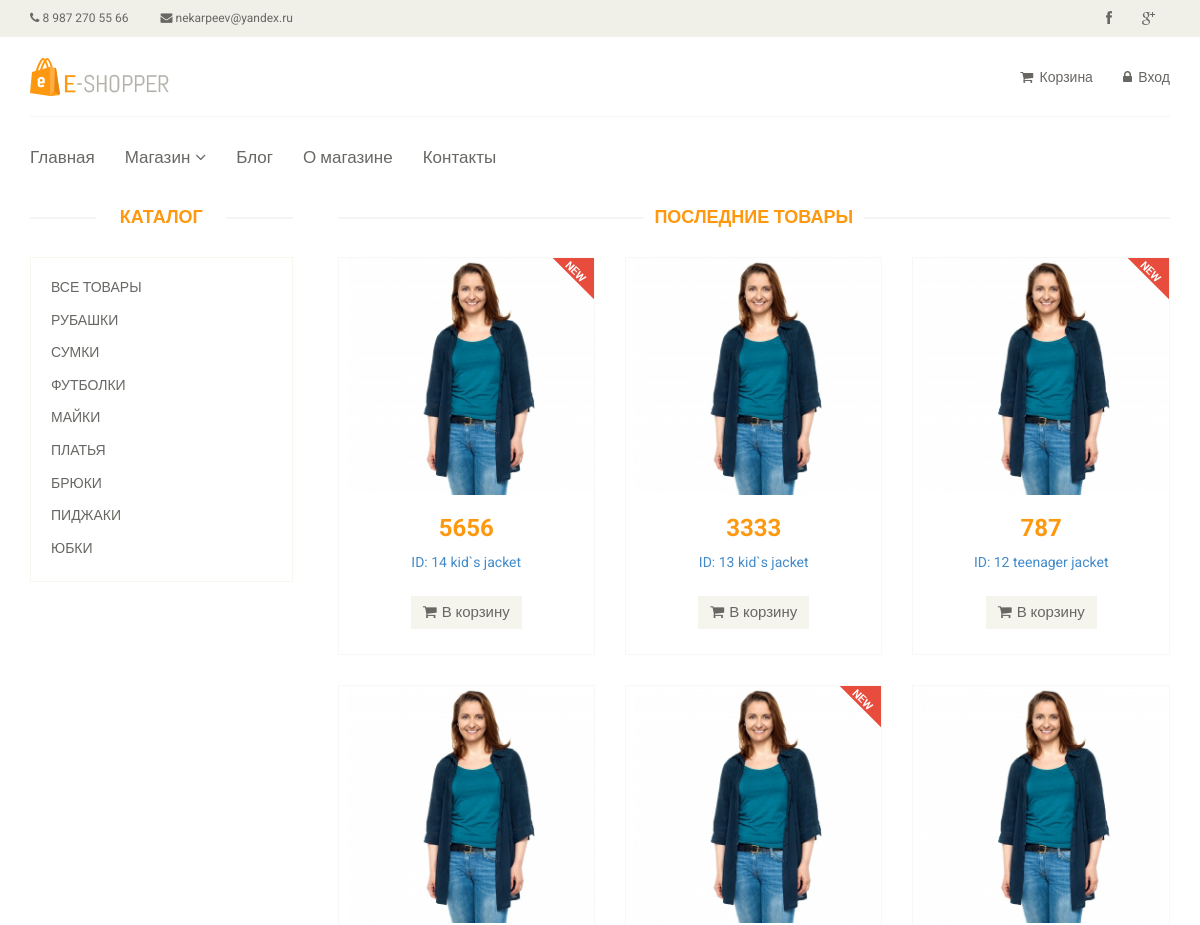
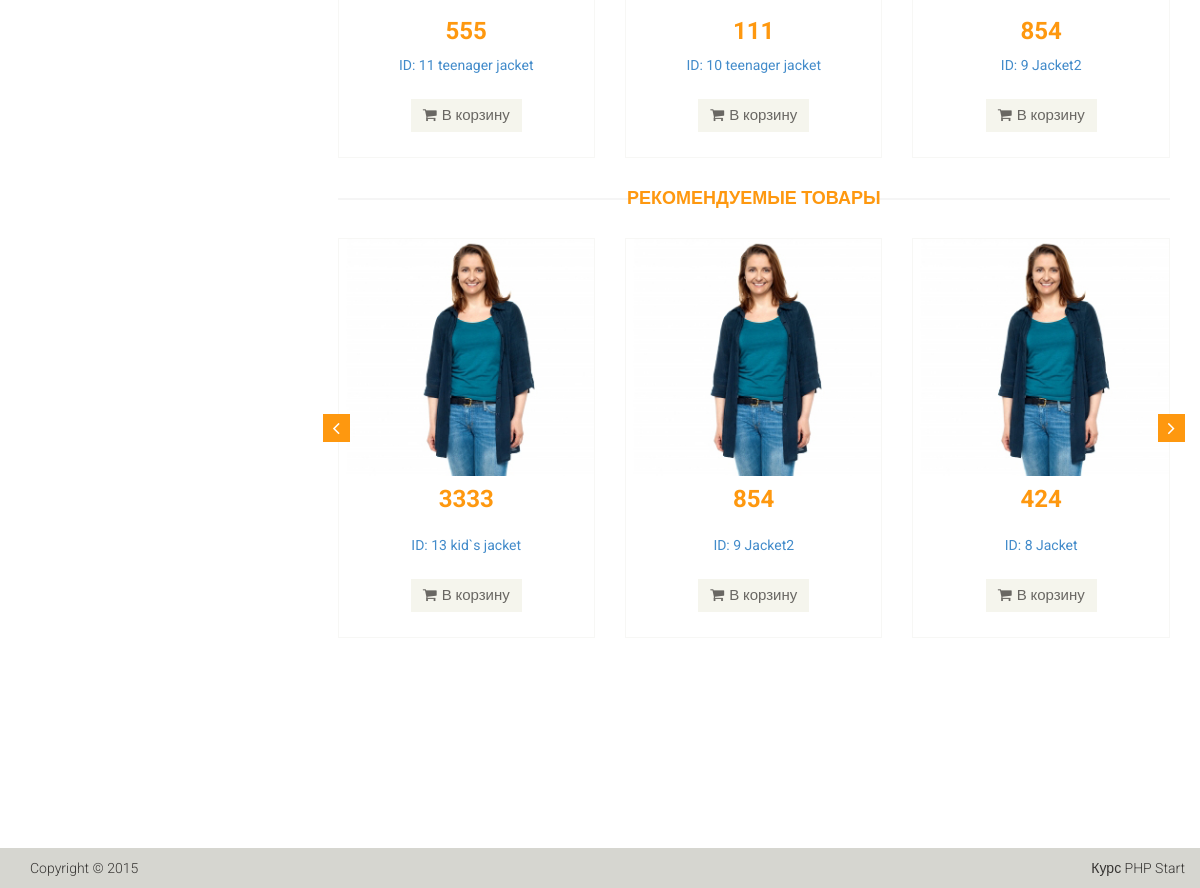
The page / on the database its author committed (2 pictures, top to bottom).
### tables this page shows
CREATE TABLE `article_category` (
  `id` int(11) NOT NULL,
  `name` varchar(255) DEFAULT NULL,
  `sort_order` int(11) NOT NULL,
  `status` int(11) NOT NULL
);

CREATE TABLE `articles` (
  `id` int(11) NOT NULL,
  `category` varchar(55) DEFAULT NULL,
  `title` varchar(255) DEFAULT NULL,
  `code` varchar(255) NOT NULL,
  `text` text,
  `id_category` int(11) NOT NULL,
  `price` float DEFAULT NULL,
  `img` varchar(255) NOT NULL,
  `views` int(11) NOT NULL,
  `is_new` int(11) NOT NULL DEFAULT '0',
  `is_recommended` int(11) NOT NULL DEFAULT '0',
  `status` int(11) NOT NULL DEFAULT '1'
);

### config/routes.php (called while the page is built)
<?php
return array(
    'product/([0-9]+)'                => '/product/view/$1',
    'product'                         => '/product/list',
    'catalog'                         => '/catalog/view',
    'catalog/page-([0-9]+)'           => '/catalog/view/$1',
    'category/([0-9]+)'               => '/catalog/category/$1',
    'category/([0-9]+)/page-([0-9]+)' => '/catalog/category/$1/$2',
    'user/register'                   => '/user/register',
    'user/login'                      => '/user/login',
    'user/logout'                     => '/user/logout',
    'cart'                            => '/cart/index',
    'cart/add/([0-9]+)'               => '/cart/add/$1',
    'cart/delete/([0-9]+)'            => '/cart/delete/$1',
    'cart/deleteAll/([0-9]+)'         => '/cart/deleteAll/$1',
    'cart/checkout'                   => '/cart/checkout',
    'cabinet'                         => '/cabinet/index',
    'cabinet/edit'                    => '/cabinet/edit',
    'admin/product/create'            => '/adminProduct/create',
    'admin/product/update/([0-9]+)'   => '/adminProduct/update/$1',
    'admin/product/delete/([0-9]+)'   => '/adminProduct/delete/$1',
    'admin/product'                   => '/adminProduct/index',
    'admin/category/create'           => '/adminCategory/create',
    'admin/category/update/([0-9]+)'  => '/adminCategory/update/$1',
    'admin/category/delete/([0-9]+)'  => '/adminCategory/delete/$1',
    'admin/category'                  => '/adminCategory/index',
    'admin/order/update/([0-9]+)'     => '/adminOrder/update/$1',
    'admin/order/delete/([0-9]+)'     => '/adminOrder/delete/$1',
    'admin/order/view/([0-9]+)'       => '/adminOrder/view/$1',
    'admin/order'                     => '/adminOrder/index',
    'admin'                           => '/admin/index',
    ''                                => '/site/index'
);
?>

### controllers/siteController.php (called while the page is built, shortened)
<?php
    class SiteController
    {
        public function actionIndex()
        {
            $categoryList = [];
            $categoryList = Category::getCategory();
            $productLast = Product::getProductLast();
            $productRec = [];
            $productRec = Product::getProductRec();
            include_once(ROOT . '/view/site/index.php');
            die();
        }
    }

### index.php (called while the page is built, shortened)
<?php
    $rout1 = new Router;
    $rout1->run();

### models/Category.php (called while the page is built, shortened)
<?php
class Category
{
    public static function getCategory()
    {
        $db = Db::getConnection();
        $result = $db->query('SELECT id, name, sort_order FROM `article_category` WHERE status = 1 ORDER BY sort_order ASC');
        while ($row = $result->fetch()) {
            static $i = 0;
            $categoryList[$i]['id'] = $row['id'];
            $categoryList[$i]['name'] = $row['name'];
            $categoryList[$i]['sort_order'] = $row['sort_order'];
        }
        return $categoryList;
    }
}

### models/Product.php (called while the page is built, shortened)
<?php
class Product
{
    public static function getProductLast($limit = self::DEFAULT_LIMIT)
    {
        $db = Db::getConnection();
        $productList = array();
        $i = 0;
        $result = $db->query('SELECT id, category, title, text, price, is_new, is_recommended, status  FROM `articles` ORDER BY id DESC LIMIT ' . $limit);
        while ($row = $result->fetch()) {
            $productList[$i]['id'] = $row['id'];
            $productList[$i]['category'] = $row['category'];
            $productList[$i]['title'] = $row['title'];
            $productList[$i]['text'] = $row['text'];
            $productList[$i]['price'] = $row['price'];
            $productList[$i]['is_new'] = $row['is_new'];
            $productList[$i]['is_recommended'] = $row['is_recommended'];
            $productList[$i]['status'] = $row['status'];
            $i++;
        }
        return $productList;
    }
    public static function getProductRec($limit = self::DEFAULT_LIMIT)
    {
        $db = Db::getConnection();
        $i = 0;
        $result = $db->query('SELECT * FROM `articles` WHERE is_recommended = 1 AND status = 1 ORDER BY id DESC LIMIT ' . $limit);
        while ($row = $result->fetch()) {
            $productRec[$i]['id'] = $row['id'];
            $productRec[$i]['category'] = $row['category'];
            $productRec[$i]['title'] = $row['title'];
            $productRec[$i]['text'] = $row['text'];
            $productRec[$i]['price'] = $row['price'];
            $productRec[$i]['is_new'] = $row['is_new'];
            $productRec[$i]['is_recommended'] = $row['is_recommended'];
            $productRec[$i]['status'] = $row['status'];
            $i++;
        }
        return $productRec;
    }
}

### view/components/product_item.php (the view)
<div class="single-products">
    <div class="productinfo text-center">
        <a href="/product/<?php echo $product['id']; ?>">
            <img src="template/images/home/product1.jpg" alt=""/>
        </a>
        <h2><?php echo $product['price']; ?></h2>
        <p>
            <a href="/product/<?php echo $product['id']; ?>"> <?php echo 'ID: ' . $product['id'] . ' ' . $product['title']; ?></a>
        </p>
        <a data-id="<?php echo $product['id'];?>" href="/cart/add/<?php echo $product['id'];?>" class="btn btn-default add-to-cart"><i
                class="fa fa-shopping-cart"></i>В корзину</a>
    </div>
    <?php if ($product['is_new']): ?>
        <img src="template/images/home/new.png" class="new" alt=""/>
    <?php endif; ?>
</div>

### components/Router.php (shortened to what this page needs)
<?php
	class Router {
		private $routes;
		public function __construct() {
			$path = ROOT . '/config/routes.php';
			$this->routes = include($path);
                }
                       private function getURL() {
                    if (!empty($_SERVER['REQUEST_URI'])) {
                        return trim($_SERVER['REQUEST_URI'], '/');
                    }
                  }
		public function run() {
                    $uri = $this->getURL();
                    foreach ($this->routes as $uriPattern => $path) {
                     if (preg_match("~^$uriPattern$~", $uri)) {
                        $internalRoute = preg_replace("~$uriPattern~", $path, $uri);
                        $segment = explode('/', $internalRoute);
                        array_shift($segment);
                        $controllerName = ucfirst(array_shift($segment)).'Controller';
                        $actionName = 'action' . ucfirst(array_shift($segment));
                        $parameters = $segment;
                        $controllerObject = new $controllerName;
                        $result = call_user_func_array(array($controllerObject, $actionName), $parameters);
                    }
	}
     }
 }

### view/site/index.php
<?php
    include_once(ROOT . '/view/layouts/header.php');
?>
<section>
    <div class="container">
        <div class="row">
            <?php include_once(ROOT . '/view/components/category.php'); ?>
            <div class="col-sm-9 padding-right">
                <div class="features_items">
                    <h2 class="title text-center">Последние товары</h2>
                    <?php foreach ($productLast as $product): ?>
                        <div class="col-sm-4">
                            <div class="product-image-wrapper">
                                <?php include(ROOT . '/view/components/product_item.php'); ?>
                            </div>
                        </div>
                    <?php endforeach; ?>
                </div>
                <?php
                    include_once ROOT . '/view/components/recommended.php';
                ?>
            </div>
        </div>
    </div>
</section>
<?php
    include_once ROOT . '/view/layouts/footer.php';
?>

### view/components/category.php
<div class="col-sm-3">
    <div class="left-sidebar">
        <h2>Каталог</h2>
        <div class="panel-group category-products">
            <div class="panel panel-default">
                <div class="panel-heading">
                    <h4 class="panel-title"><a href="/catalog">Все товары</a></h4>
                </div>
            </div>
            <?php foreach ($categoryList as $categoryItem): ?>
                <div class="panel panel-default">
                    <div class="panel-heading">
                        <h4 class="panel-title">
                            <a href="/category/<?php echo $categoryItem['id']; ?>"
                               class="<?php if (!empty($idCategory) and $idCategory == $categoryItem['id']) echo 'active'; ?>">
                                <?php echo $categoryItem['name']; ?>
                            </a>
                        </h4>
                    </div>
                </div>
            <?php endforeach; ?>
        </div>
    </div>
</div>

### view/components/recommended.php (shortened to what this page needs)
<div class="recommended_items">
                    <h2 class="title text-center">Рекомендуемые товары</h2>
                    <div id="recommended-item-carousel" class="carousel slide" data-ride="carousel">
                        <div class="carousel-inner">
                            <div class="item active">
                                <?php
                                $productRec = array_chunk($productRec, 3);
                                foreach ($productRec[0] as $product):?>
                                <div class="col-sm-4">
                                    <div class="product-image-wrapper">
                                        <?php include(ROOT . '/view/components/product_item.php'); ?>
                                    </div>
                                </div>
                                <?php endforeach;?>
                            </div>
                                 <?php foreach ($productRec[1] as $product):?>
                                        <?php include(ROOT . '/view/components/product_item.php'); ?>
                                <?php endforeach;?>
                        </div>
                        <a class="left recommended-item-control" href="#recommended-item-carousel" data-slide="prev">
                            <i class="fa fa-angle-left"></i>
                        </a>
                        <a class="right recommended-item-control" href="#recommended-item-carousel" data-slide="next">
                            <i class="fa fa-angle-right"></i>
                        </a>
                    </div>
                </div>

### template/css/main.css (style rules this page uses)
body { font-family: 'Roboto', sans-serif; background:; position: relative; font-weight:400px; }
a { -webkit-transition: 300ms; -moz-transition: 300ms; -o-transition: 300ms; transition: 300ms; }
h1, h2, h3, h4, h5, h6 { font-family: 'Roboto', sans-serif; }
.item { padding-left: 100px; }
.item h2 { color: #363432; font-family: 'Roboto', sans-serif; font-size: 28px; font-weight: 700; margin-bottom: 22px; margin-top: 10px; }
.item p { color:#363432; font-size:16px; font-weight:300; font-family: 'Roboto', sans-serif; }
.right { right: 0; }
.category-products { border: 1px solid #F7F7F0; margin-bottom: 35px; padding-bottom: 20px; padding-top: 15px; }
.left-sidebar h2, .brands_products h2 { color: #FE980F; font-family: 'Roboto', sans-serif; font-size: 18px; font-weight: 700; margin: 0 auto 30px; text-align: center; text-transform: uppercase; position: relative; z-index:3; }
.left-sidebar h2:after, h2.title:after { content: " "; position: absolute; border: 1px solid #f5f5f5; bottom:8px; left: 0; width: 100%; height: 0; z-index: -2; }
.left-sidebar h2:before { content: " "; position: absolute; background: #fff; bottom: -6px; width: 130px; height: 30px; z-index: -1; left: 50%; margin-left: -65px; }
h2.title:before { content: " "; position: absolute; background: #fff; bottom: -6px; width: 220px; height: 30px; z-index: -1; left: 50%; margin-left: -110px; }
.category-products .panel { background-color: #FFFFFF; border: 0px; border-radius: 0px; box-shadow:none; margin-bottom: 0px; }
.category-products .panel-default .panel-heading { background-color: #FFFFFF; border: 0 none; color: #FFFFFF; padding: 5px 20px; }
.category-products .panel-default .panel-heading .panel-title a { color: #696763; font-family: 'Roboto', sans-serif; font-size: 14px; text-decoration: none; text-transform: uppercase; }
.padding-right { padding-right: 0; }
.features_items { overflow:hidden; }
h2.title { color: #FE980F; font-family: 'Roboto', sans-serif; font-size: 18px; font-weight: 700; margin: 0 15px; text-transform: uppercase; margin-bottom: 30px; position: relative; }
.product-image-wrapper { border:1px solid #F7F7F5; overflow: hidden; margin-bottom:30px; }
.single-products { position: relative; }
.new, .sale { position: absolute; top: 0; right: 0; }
.productinfo h2 { color: #FE980F; font-family: 'Roboto', sans-serif; font-size: 24px; font-weight: 700; }
.productinfo p { font-family: 'Roboto', sans-serif; font-size: 14px; font-weight: 400; color: #696763; height: 34px; }
.productinfo img { width: 100%; }
.productinfo { position:relative; }
.add-to-cart { background:#F5F5ED; border: 0 none; border-radius: 0; color: #696763; font-family: 'Roboto', sans-serif; font-size: 15px; margin-bottom: 25px; }
.add-to-cart i { margin-right:5px; }
.recommended_items { overflow: hidden; }
#recommended-item-carousel .carousel-inner .item { padding-left: 0; }
.recommended-item-control { position: absolute; top: 41%; }
.recommended-item-control i { background: none repeat scroll 0 0 #FE980F; color: #FFFFFF; font-size: 20px; padding: 4px 10px; }

### rows shown on the page
article_category: name "РУБАШКИ"
article_category: name "СУМКИ"
article_category: name "ФУТБОЛКИ"
article_category: name "МАЙКИ"
article_category: name "ПЛАТЬЯ"
article_category: name "БРЮКИ"
article_category: name "ПИДЖАКИ"
article_category: name "ЮБКИ"
articles: price "5656", id "14", title "kid`s jacket", is_new 1 (drawn)
articles: price "787", id "12", title "teenager jacket", is_new 1 (drawn)
articles: price "555", id "11", title "teenager jacket"
articles: price "111", id "10", title "teenager jacket", is_new 1 (drawn)
articles: price "424", id "8", title "Jacket"

### other values the page prints
$product['price'] "3333"
$product['id'] "13"
$product['title'] "kid`s jacket"
$product['price'] "854"
$product['id'] "9"
$product['title'] "Jacket2"
